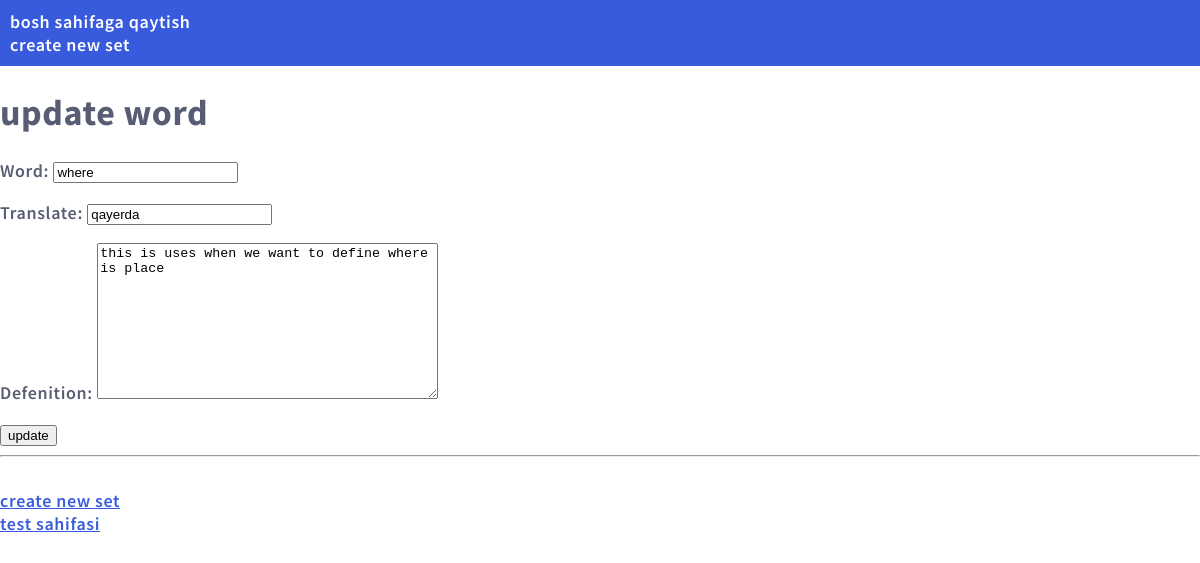
Screenshot of /6/update/ with the database file from the repository.
### my_card/models.py (models this page shows, shortened)
class Word(models.Model):
    word = models.CharField(max_length=100)
    translate = models.CharField(max_length=255)
    defenition = models.TextField(blank=True)
    set_id = models.ForeignKey(Set, on_delete=models.CASCADE, related_name='word_set')

### my_card/views.py (the view, shortened to what this page needs)
# urls.py: path('<int:id>/update/', views.update, name='update'),
def update(request, id):
    someword = Word.objects.get(id=id)
    form=WordForm(instance=someword)
    return render(request, "my_card/word_update.html", {"form": form})

### my_card/forms.py
class WordForm(forms.ModelForm):
    class Meta:
        model = Word #qaysi model uchun forma yasayotganimizni ko'rsatamiz
        exclude = ['set_id']  # set_id polyasidan boshqa barcha polyalar uchun forma yaratadi

### my_card/templates/my_card/word_update.html (shortened to what this page needs)
{% extends "my_card/base.html" %}
{% block content %}
<h1>update word</h1>
<form action=""  method="POST">
    {{ form.as_p }}
    <input type="submit" value="update">
</form>
{% endblock %}

### mystaticfiles/mystyles.css (style rules this page uses)
body { margin:0; font: 600 18px 'Source Sans Pro', sans-serif; letter-spacing: 0.64px; color: #585d74; }

### rows the page displays
Word: word "where", translate "qayerda", defenition "this is uses when we want to define where is place"
